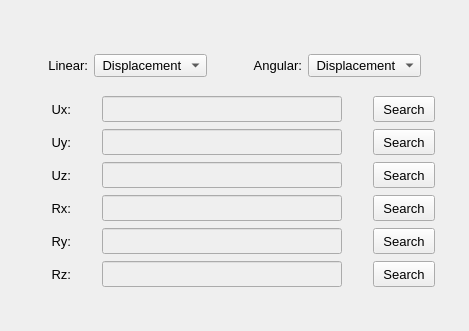
           <widget class="QWidget" name="tab_load_tables">
            <attribute name="title">
             <string>Load tables</string>
            </attribute>
            <layout class="QGridLayout" name="gridLayout_10">
             <property name="leftMargin">
              <number>2</number>
             </property>
             <property name="topMargin">
              <number>2</number>
             </property>
             <property name="rightMargin">
              <number>2</number>
             </property>
             <property name="bottomMargin">
              <number>2</number>
             </property>
             <property name="spacing">
              <number>2</number>
             </property>
             <item row="2" column="0">
              <widget class="QFrame" name="frame_9">
               <property name="frameShape">
                <enum>QFrame::NoFrame</enum>
               </property>
               <property name="frameShadow">
                <enum>QFrame::Raised</enum>
               </property>
               <layout class="QGridLayout" name="gridLayout_3">
                <property name="leftMargin">
                 <number>4</number>
                </property>
                <property name="topMargin">
                 <number>4</number>
                </property>
                <property name="rightMargin">
                 <number>4</number>
                </property>
                <property name="bottomMargin">
                 <number>2</number>
                </property>
                <property name="horizontalSpacing">
                 <number>4</number>
                </property>
                <property name="verticalSpacing">
                 <number>7</number>
                </property>
                <item row="4" column="1">
                 <widget class="QLineEdit" name="lineEdit_path_table_ry">
                  <property name="enabled">
                   <bool>false</bool>
                  </property>
                  <property name="minimumSize">
                   <size>
                    <width>210</width>
                    <height>26</height>
                   </size>
                  </property>
                  <property name="maximumSize">
                   <size>
                    <width>240</width>
                    <height>26</height>
                   </size>
                  </property>
                  <property name="alignment">
                   <set>Qt::AlignCenter</set>
                  </property>
                 </widget>
                </item>
                <item row="4" column="2">
                 <widget class="QPushButton" name="pushButton_load_ry_table">
                  <property name="enabled">
                   <bool>true</bool>
                  </property>
                  <property name="sizePolicy">
                   <sizepolicy hsizetype="Expanding" vsizetype="Fixed">
                    <horstretch>0</horstretch>
                    <verstretch>0</verstretch>
                   </sizepolicy>
                  </property>
                  <property name="minimumSize">
                   <size>
                    <width>62</width>
                    <height>26</height>
                   </size>
                  </property>
                  <property name="maximumSize">
                   <size>
                    <width>62</width>
                    <height>26</height>
                   </size>
                  </property>
                  <property name="font">
                   <font>
                    <pointsize>10</pointsize>
                   </font>
                  </property>
                  <property name="styleSheet">
                   <string notr="true"/>
                  </property>
                  <property name="text">
                   <string>Search</string>
                  </property>
                 </widget>
                </item>
                <item row="4" column="0">
                 <widget class="QLabel" name="label_Ry_table">
                  <property name="enabled">
                   <bool>true</bool>
                  </property>
                  <property name="minimumSize">
                   <size>
                    <width>0</width>
                    <height>26</height>
                   </size>
                  </property>
                  <property name="maximumSize">
                   <size>
                    <width>38</width>
                    <height>26</height>
                   </size>
                  </property>
                  <property name="font">
                   <font>
                    <pointsize>10</pointsize>
                   </font>
                  </property>
                  <property name="text">
                   <string>Ry:</string>
                  </property>
                  <property name="alignment">
                   <set>Qt::AlignRight|Qt::AlignTrailing|Qt::AlignVCenter</set>
                  </property>
                 </widget>
                </item>
                <item row="5" column="0">
                 <widget class="QLabel" name="label_Rz_table">
                  <property name="enabled">
                   <bool>true</bool>
                  </property>
                  <property name="minimumSize">
                   <size>
                    <width>0</width>
                    <height>26</height>
                   </size>
                  </property>
                  <property name="maximumSize">
                   <size>
                    <width>38</width>
                    <height>26</height>
                   </size>
                  </property>
                  <property name="font">
                   <font>
                    <pointsize>10</pointsize>
                   </font>
                  </property>
                  <property name="text">
                   <string>Rz:</string>
                  </property>
                  <property name="alignment">
                   <set>Qt::AlignRight|Qt::AlignTrailing|Qt::AlignVCenter</set>
                  </property>
                 </widget>
                </item>
                <item row="5" column="1">
                 <widget class="QLineEdit" name="lineEdit_path_table_rz">
                  <property name="enabled">
                   <bool>false</bool>
                  </property>
                  <property name="minimumSize">
                   <size>
                    <width>210</width>
                    <height>26</height>
                   </size>
                  </property>
                  <property name="maximumSize">
                   <size>
                    <width>240</width>
                    <height>26</height>
                   </size>
                  </property>
                  <property name="alignment">
                   <set>Qt::AlignCenter</set>
                  </property>
                 </widget>
                </item>
                <item row="1" column="1">
                 <widget class="QLineEdit" name="lineEdit_path_table_uy">
                  <property name="enabled">
                   <bool>false</bool>
                  </property>
                  <property name="minimumSize">
                   <size>
                    <width>210</width>
                    <height>26</height>
                   </size>
                  </property>
                  <property name="maximumSize">
                   <size>
                    <width>240</width>
                    <height>26</height>
                   </size>
                  </property>
                  <property name="styleSheet">
                   <string notr="true"/>
                  </property>
                  <property name="alignment">
                   <set>Qt::AlignCenter</set>
                  </property>
                 </widget>
                </item>
                <item row="2" column="2">
                 <widget class="QPushButton" name="pushButton_load_uz_table">
                  <property name="enabled">
                   <bool>true</bool>
                  </property>
                  <property name="sizePolicy">
                   <sizepolicy hsizetype="Expanding" vsizetype="Fixed">
                    <horstretch>0</horstretch>
                    <verstretch>0</verstretch>
                   </sizepolicy>
                  </property>
                  <property name="minimumSize">
                   <size>
                    <width>62</width>
                    <height>26</height>
                   </size>
                  </property>
                  <property name="maximumSize">
                   <size>
                    <width>62</width>
                    <height>26</height>
                   </size>
                  </property>
                  <property name="font">
                   <font>
                    <pointsize>10</pointsize>
                   </font>
                  </property>
                  <property name="styleSheet">
                   <string notr="true"/>
                  </property>
                  <property name="text">
                   <string>Search</string>
                  </property>
                 </widget>
                </item>
                <item row="1" column="2">
                 <widget class="QPushButton" name="pushButton_load_uy_table">
                  <property name="enabled">
                   <bool>true</bool>
                  </property>
                  <property name="sizePolicy">
                   <sizepolicy hsizetype="Expanding" vsizetype="Fixed">
                    <horstretch>0</horstretch>
                    <verstretch>0</verstretch>
                   </sizepolicy>
                  </property>
                  <property name="minimumSize">
                   <size>
                    <width>62</width>
                    <height>26</height>
                   </size>
                  </property>
                  <property name="maximumSize">
                   <size>
                    <width>62</width>
                    <height>26</height>
                   </size>
                  </property>
                  <property name="font">
                   <font>
                    <pointsize>10</pointsize>
                   </font>
                  </property>
                  <property name="styleSheet">
                   <string notr="true"/>
                  </property>
                  <property name="text">
                   <string>Search</string>
                  </property>
                 </widget>
                </item>
                <item row="3" column="2">
                 <widget class="QPushButton" name="pushButton_load_rx_table">
                  <property name="enabled">
                   <bool>true</bool>
                  </property>
                  <property name="sizePolicy">
                   <sizepolicy hsizetype="Expanding" vsizetype="Fixed">
                    <horstretch>0</horstretch>
                    <verstretch>0</verstretch>
                   </sizepolicy>
                  </property>
                  <property name="minimumSize">
                   <size>
                    <width>62</width>
                    <height>26</height>
                   </size>
                  </property>
                  <property name="maximumSize">
                   <size>
                    <width>62</width>
                    <height>26</height>
                   </size>
                  </property>
                  <property name="font">
                   <font>
                    <pointsize>10</pointsize>
                   </font>
                  </property>
                  <property name="styleSheet">
                   <string notr="true"/>
                  </property>
                  <property name="text">
                   <string>Search</string>
                  </property>
                 </widget>
                </item>
                <item row="0" column="0">
                 <widget class="QLabel" name="label_Ux_table">
                  <property name="enabled">
                   <bool>true</bool>
                  </property>
                  <property name="minimumSize">
                   <size>
                    <width>0</width>
                    <height>26</height>
                   </size>
                  </property>
                  <property name="maximumSize">
                   <size>
                    <width>38</width>
                    <height>26</height>
                   </size>
                  </property>
                  <property name="font">
                   <font>
                    <pointsize>10</pointsize>
                   </font>
                  </property>
                  <property name="text">
                   <string>Ux:</string>
                  </property>
                  <property name="alignment">
                   <set>Qt::AlignRight|Qt::AlignTrailing|Qt::AlignVCenter</set>
                  </property>
                 </widget>
                </item>
                <item row="3" column="1">
                 <widget class="QLineEdit" name="lineEdit_path_table_rx">
                  <property name="enabled">
                   <bool>false</bool>
                  </property>
                  <property name="minimumSize">
                   <size>
                    <width>210</width>
                    <height>26</height>
                   </size>
                  </property>
                  <property name="maximumSize">
                   <size>
                    <width>240</width>
                    <height>26</height>
                   </size>
                  </property>
                  <property name="alignment">
                   <set>Qt::AlignCenter</set>
                  </property>
                 </widget>
                </item>
                <item row="3" column="0">
                 <widget class="QLabel" name="label_Rx_table">
                  <property name="enabled">
                   <bool>true</bool>
                  </property>
                  <property name="minimumSize">
                   <size>
                    <width>0</width>
                    <height>26</height>
                   </size>
                  </property>
                  <property name="maximumSize">
                   <size>
                    <width>38</width>
                    <height>26</height>
                   </size>
                  </property>
                  <property name="font">
                   <font>
                    <pointsize>10</pointsize>
                   </font>
                  </property>
                  <property name="text">
                   <string>Rx:</string>
                  </property>
                  <property name="alignment">
                   <set>Qt::AlignRight|Qt::AlignTrailing|Qt::AlignVCenter</set>
                  </property>
                 </widget>
                </item>
                <item row="2" column="1">
                 <widget class="QLineEdit" name="lineEdit_path_table_uz">
                  <property name="enabled">
                   <bool>false</bool>
                  </property>
                  <property name="minimumSize">
                   <size>
                    <width>210</width>
                    <height>26</height>
                   </size>
                  </property>
                  <property name="maximumSize">
                   <size>
                    <width>240</width>
                    <height>26</height>
                   </size>
                  </property>
                  <property name="alignment">
                   <set>Qt::AlignCenter</set>
                  </property>
                 </widget>
                </item>
                <item row="1" column="0">
                 <widget class="QLabel" name="label_Uy_table">
                  <property name="enabled">
                   <bool>true</bool>
                  </property>
                  <property name="minimumSize">
                   <size>
                    <width>0</width>
                    <height>26</height>
                   </size>
                  </property>
                  <property name="maximumSize">
                   <size>
                    <width>38</width>
                    <height>26</height>
                   </size>
                  </property>
                  <property name="font">
                   <font>
                    <pointsize>10</pointsize>
                   </font>
                  </property>
                  <property name="text">
                   <string>Uy:</string>
                  </property>
                  <property name="alignment">
                   <set>Qt::AlignRight|Qt::AlignTrailing|Qt::AlignVCenter</set>
                  </property>
                 </widget>
                </item>
                <item row="5" column="2">
                 <widget class="QPushButton" name="pushButton_load_rz_table">
                  <property name="enabled">
                   <bool>true</bool>
                  </property>
                  <property name="sizePolicy">
                   <sizepolicy hsizetype="Expanding" vsizetype="Fixed">
                    <horstretch>0</horstretch>
                    <verstretch>0</verstretch>
                   </sizepolicy>
                  </property>
                  <property name="minimumSize">
                   <size>
                    <width>62</width>
                    <height>26</height>
                   </size>
                  </property>
                  <property name="maximumSize">
                   <size>
                    <width>62</width>
                    <height>26</height>
                   </size>
                  </property>
                  <property name="font">
                   <font>
                    <pointsize>10</pointsize>
                   </font>
                  </property>
                  <property name="styleSheet">
                   <string notr="true"/>
                  </property>
                  <property name="text">
                   <string>Search</string>
                  </property>
                 </widget>
                </item>
                <item row="0" column="1">
                 <widget class="QLineEdit" name="lineEdit_path_table_ux">
                  <property name="enabled">
                   <bool>false</bool>
                  </property>
                  <property name="minimumSize">
                   <size>
                    <width>210</width>
                    <height>26</height>
                   </size>
                  </property>
                  <property name="maximumSize">
                   <size>
                    <width>240</width>
                    <height>26</height>
                   </size>
                  </property>
                  <property name="styleSheet">
                   <string notr="true"/>
                  </property>
                  <property name="alignment">
                   <set>Qt::AlignCenter</set>
                  </property>
                 </widget>
                </item>
                <item row="2" column="0">
                 <widget class="QLabel" name="label_Uz_table">
                  <property name="enabled">
                   <bool>true</bool>
                  </property>
                  <property name="minimumSize">
                   <size>
                    <width>0</width>
                    <height>26</height>
                   </size>
                  </property>
                  <property name="maximumSize">
                   <size>
                    <width>38</width>
                    <height>26</height>
                   </size>
                  </property>
                  <property name="font">
                   <font>
                    <pointsize>10</pointsize>
                   </font>
                  </property>
                  <property name="text">
                   <string>Uz:</string>
                  </property>
                  <property name="alignment">
                   <set>Qt::AlignRight|Qt::AlignTrailing|Qt::AlignVCenter</set>
                  </property>
                 </widget>
                </item>
                <item row="0" column="2">
                 <widget class="QPushButton" name="pushButton_load_ux_table">
                  <property name="enabled">
                   <bool>true</bool>
                  </property>
                  <property name="sizePolicy">
                   <sizepolicy hsizetype="Expanding" vsizetype="Fixed">
                    <horstretch>0</horstretch>
                    <verstretch>0</verstretch>
                   </sizepolicy>
                  </property>
                  <property name="minimumSize">
                   <size>
                    <width>62</width>
                    <height>26</height>
                   </size>
                  </property>
                  <property name="maximumSize">
                   <size>
                    <width>62</width>
                    <height>26</height>
                   </size>
                  </property>
                  <property name="font">
                   <font>
                    <pointsize>10</pointsize>
                   </font>
                  </property>
                  <property name="styleSheet">
                   <string notr="true"/>
                  </property>
                  <property name="text">
                   <string>Search</string>
                  </property>
                 </widget>
                </item>
               </layout>
              </widget>
             </item>
             <item row="1" column="0">
              <widget class="QFrame" name="frame_16">
               <property name="minimumSize">
                <size>
                 <width>0</width>
                 <height>48</height>
                </size>
               </property>
               <property name="maximumSize">
                <size>
                 <width>16777215</width>
                 <height>48</height>
                </size>
               </property>
               <property name="font">
                <font>
                 <pointsize>10</pointsize>
                </font>
               </property>
               <property name="frameShape">
                <enum>QFrame::NoFrame</enum>
               </property>
               <property name="frameShadow">
                <enum>QFrame::Raised</enum>
               </property>
               <layout class="QGridLayout" name="gridLayout_19">
                <property name="leftMargin">
                 <number>6</number>
                </property>
                <property name="topMargin">
                 <number>0</number>
                </property>
                <property name="rightMargin">
                 <number>6</number>
                </property>
                <property name="bottomMargin">
                 <number>0</number>
                </property>
                <property name="horizontalSpacing">
                 <number>6</number>
                </property>
                <item row="0" column="4">
                 <widget class="QLabel" name="label_angular">
                  <property name="font">
                   <font>
                    <pointsize>10</pointsize>
                   </font>
                  </property>
                  <property name="text">
                   <string>Angular:</string>
                  </property>
                  <property name="alignment">
                   <set>Qt::AlignRight|Qt::AlignTrailing|Qt::AlignVCenter</set>
                  </property>
                 </widget>
                </item>
                <item row="0" column="0">
                 <spacer name="horizontalSpacer_8">
                  <property name="orientation">
                   <enum>Qt::Horizontal</enum>
                  </property>
                  <property name="sizeHint" stdset="0">
                   <size>
                    <width>40</width>
                    <height>20</height>
                   </size>
                  </property>
                 </spacer>
                </item>
                <item row="0" column="2">
                 <widget class="QComboBox" name="comboBox_linear_data_type">
                  <property name="font">
                   <font>
                    <pointsize>10</pointsize>
                   </font>
                  </property>
                  <item>
                   <property name="text">
                    <string> Displacement</string>
                   </property>
                  </item>
                  <item>
                   <property name="text">
                    <string> Velocity</string>
                   </property>
                  </item>
                  <item>
                   <property name="text">
                    <string> Acceleration</string>
                   </property>
                  </item>
                 </widget>
                </item>
                <item row="0" column="1">
                 <widget class="QLabel" name="label_linear">
                  <property name="font">
                   <font>
                    <pointsize>10</pointsize>
                   </font>
                  </property>
                  <property name="text">
                   <string>Linear:</string>
                  </property>
                  <property name="alignment">
                   <set>Qt::AlignRight|Qt::AlignTrailing|Qt::AlignVCenter</set>
                  </property>
                 </widget>
                </item>
                <item row="0" column="6">
                 <spacer name="horizontalSpacer_12">
                  <property name="orientation">
                   <enum>Qt::Horizontal</enum>
                  </property>
                  <property name="sizeHint" stdset="0">
                   <size>
                    <width>40</width>
                    <height>20</height>
                   </size>
                  </property>
                 </spacer>
                </item>
                <item row="0" column="3">
                 <spacer name="horizontalSpacer_3">
                  <property name="orientation">
                   <enum>Qt::Horizontal</enum>
                  </property>
                  <property name="sizeHint" stdset="0">
                   <size>
                    <width>40</width>
                    <height>20</height>
                   </size>
                  </property>
                 </spacer>
                </item>
                <item row="0" column="5">
                 <widget class="QComboBox" name="comboBox_angular_data_type">
                  <property name="font">
                   <font>
                    <pointsize>10</pointsize>
                   </font>
                  </property>
                  <item>
                   <property name="text">
                    <string> Displacement</string>
                   </property>
                  </item>
                  <item>
                   <property name="text">
                    <string> Velocity</string>
                   </property>
                  </item>
                  <item>
                   <property name="text">
                    <string> Acceleration</string>
                   </property>
                  </item>
                 </widget>
                </item>
               </layout>
              </widget>
             </item>
             <item row="0" column="0">
              <spacer name="verticalSpacer_4">
               <property name="orientation">
                <enum>Qt::Vertical</enum>
               </property>
               <property name="sizeHint" stdset="0">
                <size>
                 <width>20</width>
                 <height>40</height>
                </size>
               </property>
              </spacer>
             </item>
             <item row="3" column="0">
              <spacer name="verticalSpacer_6">
               <property name="orientation">
                <enum>Qt::Vertical</enum>
               </property>
               <property name="sizeHint" stdset="0">
                <size>
                 <width>20</width>
                 <height>40</height>
                </size>
               </property>
              </spacer>
             </item>
            </layout>
           </widget>
